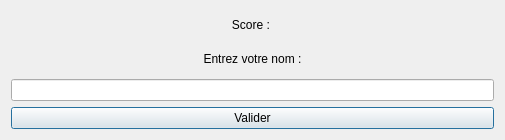
<?xml version="1.0" encoding="UTF-8"?>
<ui version="4.0">
 <class>NewScore</class>
 <widget class="QDialog" name="NewScore">
  <property name="geometry">
   <rect>
    <x>0</x>
    <y>0</y>
    <width>505</width>
    <height>140</height>
   </rect>
  </property>
  <property name="windowTitle">
   <string>Nouveau score</string>
  </property>
  <layout class="QVBoxLayout" name="verticalLayout" stretch="1,1,0,1">
   <item>
    <widget class="QLabel" name="label_score">
     <property name="text">
      <string>Score : </string>
     </property>
     <property name="alignment">
      <set>Qt::AlignCenter</set>
     </property>
    </widget>
   </item>
   <item>
    <widget class="QLabel" name="label_2">
     <property name="text">
      <string>Entrez votre nom :</string>
     </property>
     <property name="alignment">
      <set>Qt::AlignCenter</set>
     </property>
    </widget>
   </item>
   <item>
    <widget class="QLineEdit" name="lineEdit"/>
   </item>
   <item>
    <widget class="QPushButton" name="pushButton">
     <property name="text">
      <string>Valider</string>
     </property>
    </widget>
   </item>
  </layout>
 </widget>
 <resources/>
 <connections/>
</ui>
